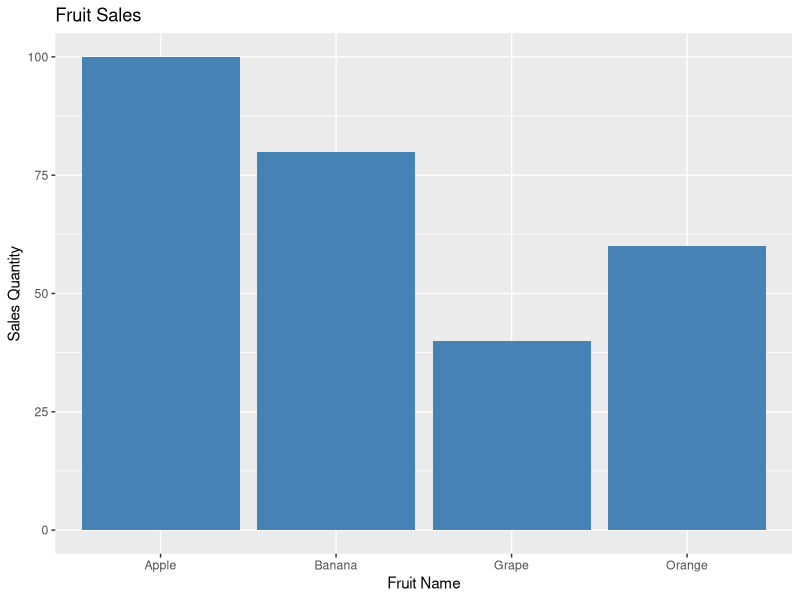

Here is the R script that generated this plot:
# 创建一个包含水果名称和对应销量的数据框
fruit_data <- data.frame(
  Fruit = c("Apple", "Banana", "Orange", "Grape"),
  Sales = c(100, 80, 60, 40)
)

# 使用ggplot2包来绘图（如果没有安装需要先安装，安装命令为 install.packages("ggplot2")）
library(ggplot2)

# 绘制柱状图
ggplot(fruit_data, aes(x = Fruit, y = Sales)) + 
  geom_bar(stat = "identity", fill = "steelblue") +
  labs(title = "Fruit Sales", x = "Fruit Name", y = "Sales Quantity")
